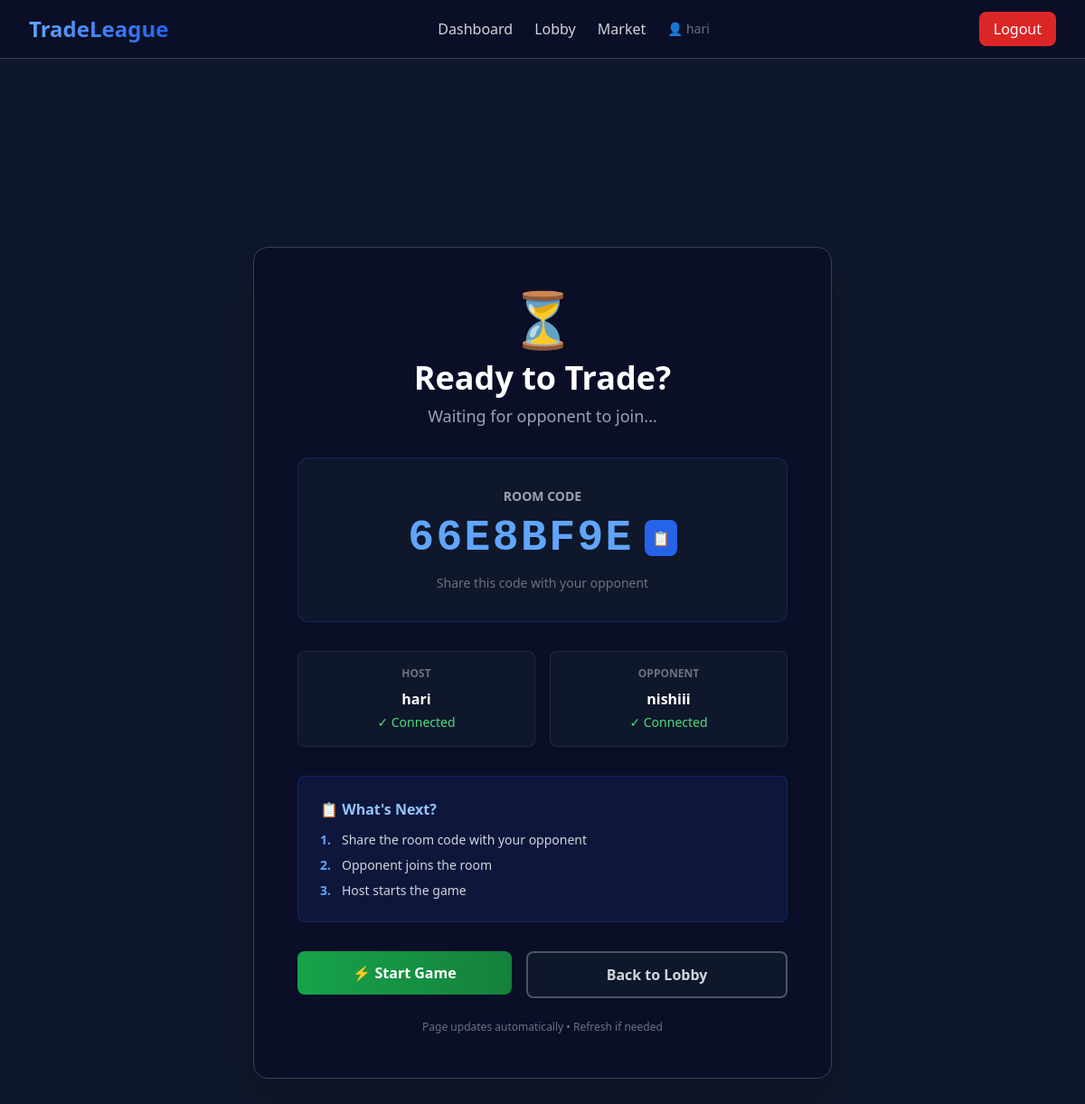
The page /waiting/3/ (signed in) on the database its author committed.
### game/models.py (models this page shows, shortened)
class GameRoom(models.Model):
    DURATION_CHOICES = [
        (5, "5 Minutes"),
        (10, "10 Minutes"),
        (15, "15 Minutes"),
    ]
    room_code = models.CharField(max_length=8, unique=True, blank=True)
    host = models.ForeignKey(User, on_delete=models.CASCADE, related_name="hosted_rooms")
    opponent = models.ForeignKey(
        User,
        null=True,
        blank=True,
        on_delete=models.SET_NULL,
        related_name="joined_rooms"
    )
    status = models.CharField(max_length=20, default="waiting")
    trade_duration = models.IntegerField(choices=DURATION_CHOICES, default=5)
    started_at = models.DateTimeField(null=True, blank=True)
    settled = models.BooleanField(default=False)

### game/views_frontend.py (the view, shortened to what this page needs)
@login_required
def waiting_room(request, room_id):
    room = get_object_or_404(GameRoom, id=room_id)
    if request.user not in [room.host, room.opponent]:
        return redirect("lobby")
    if room.status == "active":
        return redirect("game_board", room.id)
    return render(request, "waiting.html", {"room": room})

### game/templates/waiting.html (shortened to what this page needs)
{% extends "base.html" %}
{% block content %}
<div class="flex items-center justify-center min-h-[calc(100vh-120px)]">
    <div class="w-full max-w-2xl px-4">
        <div class="bg-fintech-darker border border-gray-700 rounded-2xl p-12 shadow-2xl text-center">
            <div class="mb-8">
                <div class="text-6xl mb-4 animate-bounce">⏳</div>
                <h1 class="text-4xl font-bold text-white mb-2">
                    Ready to Trade?
                </h1>
                <p class="text-gray-400 text-lg">
                    Waiting for opponent to join...
                </p>
            </div>
            <div class="bg-fintech-dark border border-blue-700/30 rounded-xl p-8 mb-8">
                <p class="text-gray-400 text-sm font-semibold uppercase mb-3">Room Code</p>
                <div class="flex items-center justify-center space-x-3 mb-4">
                    <p class="text-5xl font-bold text-blue-400 font-mono tracking-wider">
                        {{ room.room_code }}
                    </p>
                    <button onclick="navigator.clipboard.writeText('{{ room.room_code }}')"
                            class="bg-blue-600 hover:bg-blue-700 text-white p-2 rounded-lg transition"
                            title="Copy room code">
                        📋
                    </button>
                </div>
                <p class="text-gray-500 text-sm">
                    Share this code with your opponent
                </p>
            </div>
            <div class="grid grid-cols-2 gap-4 mb-8">
                <div class="bg-fintech-dark border border-gray-700/50 rounded-lg p-4">
                    <p class="text-gray-500 text-xs font-semibold uppercase mb-2">Host</p>
                    <p class="text-white font-semibold">{{ room.host.username }}</p>
                    <p class="text-green-400 text-sm mt-1">✓ Connected</p>
                </div>
                <div class="bg-fintech-dark border border-gray-700/50 rounded-lg p-4">
                    <p class="text-gray-500 text-xs font-semibold uppercase mb-2">Opponent</p>
                    {% if room.opponent %}
                        <p class="text-white font-semibold">{{ room.opponent.username }}</p>
                        <p class="text-green-400 text-sm mt-1">✓ Connected</p>
                    {% endif %}
                </div>
            </div>
            <div class="bg-blue-900/20 border border-blue-700/30 rounded-lg p-6 mb-8 text-left">
                <h3 class="text-blue-300 font-semibold mb-3">📋 What's Next?</h3>
                <ol class="space-y-2 text-gray-300 text-sm">
                    <li class="flex items-start">
                        <span class="text-blue-400 font-bold mr-3">1.</span>
                        Share the room code with your opponent
                    </li>
                    <li class="flex items-start">
                        <span class="text-blue-400 font-bold mr-3">2.</span>
                        Opponent joins the room
                    </li>
                    <li class="flex items-start">
                        <span class="text-blue-400 font-bold mr-3">3.</span>
                        Host starts the game
                    </li>
                </ol>
            </div>
            <div class="flex flex-col sm:flex-row gap-4">
                {% if room.opponent %}
                    {% if user == room.host %}
                        <form method="post" class="flex-1">
                            <button type="submit"
                                class="w-full bg-gradient-to-r from-green-600 to-green-700
                                       hover:from-green-700 hover:to-green-800
                                       text-white font-bold py-3 px-6 rounded-lg
                                       transition transform hover:scale-105">
                                ⚡ Start Game
                            </button>
                        </form>
                    {% endif %}
                {% endif %}
                <a href="{% url 'lobby' %}"
                   class="flex-1 bg-fintech-dark border-2 border-gray-600
                          text-gray-300 hover:border-blue-600 hover:text-blue-400
                          font-bold py-3 px-6 rounded-lg transition text-center">
                    Back to Lobby
                </a>
            </div>
            <p class="text-gray-500 text-xs mt-6">
                Page updates automatically • Refresh if needed
            </p>
        </div>
    </div>
</div>
{% endblock %}

### game/templates/base.html (shortened to what this page needs)
<!DOCTYPE html>
<html lang="en">
<head>
    <script src="https://cdn.tailwindcss.com"></script>
</head>
<body class="bg-fintech-dark text-gray-100 antialiased">
{% if user.is_authenticated %}
<nav class="bg-fintech-darker border-b border-gray-700 sticky top-0 z-50">
    <div class="max-w-7xl mx-auto px-4 sm:px-6 lg:px-8">
        <div class="flex justify-between items-center h-16">
            <div class="flex items-center">
                <a href="{% url 'dashboard' %}"
                   class="text-2xl font-bold bg-gradient-to-r from-blue-400 to-blue-600 bg-clip-text text-transparent">
                </a>
            </div>
            <div class="hidden md:flex items-center space-x-6">
                <a href="{% url 'dashboard' %}"
                   class="text-gray-300 hover:text-blue-400 transition">
                    Dashboard
                </a>
                <a href="{% url 'lobby' %}"
                   class="text-gray-300 hover:text-blue-400 transition">
                    Lobby
                </a>
                <a href="{% url 'market' %}"
                   class="text-gray-300 hover:text-blue-400 transition">
                    Market
                </a>
                <span class="text-gray-500 text-sm">
                    👤 {{ user.username }}
                </span>
            </div>
            <div>
                <a href="{% url 'logout' %}"
                   class="px-4 py-2 bg-red-600 hover:bg-red-700
                          text-white rounded-lg transition font-medium">
                    Logout
                </a>
            </div>
        </div>
    </div>
</nav>
{% endif %}
<main class="min-h-[calc(100vh-64px)]">
    {% block content %}{% endblock %}
</main>
</body>
</html>

### rows shown on the page
GameRoom: room_code "66E8BF9E", host.username "hari", opponent.username "nishiii"

### other values the page prints
{{ user.username }} "hari"
